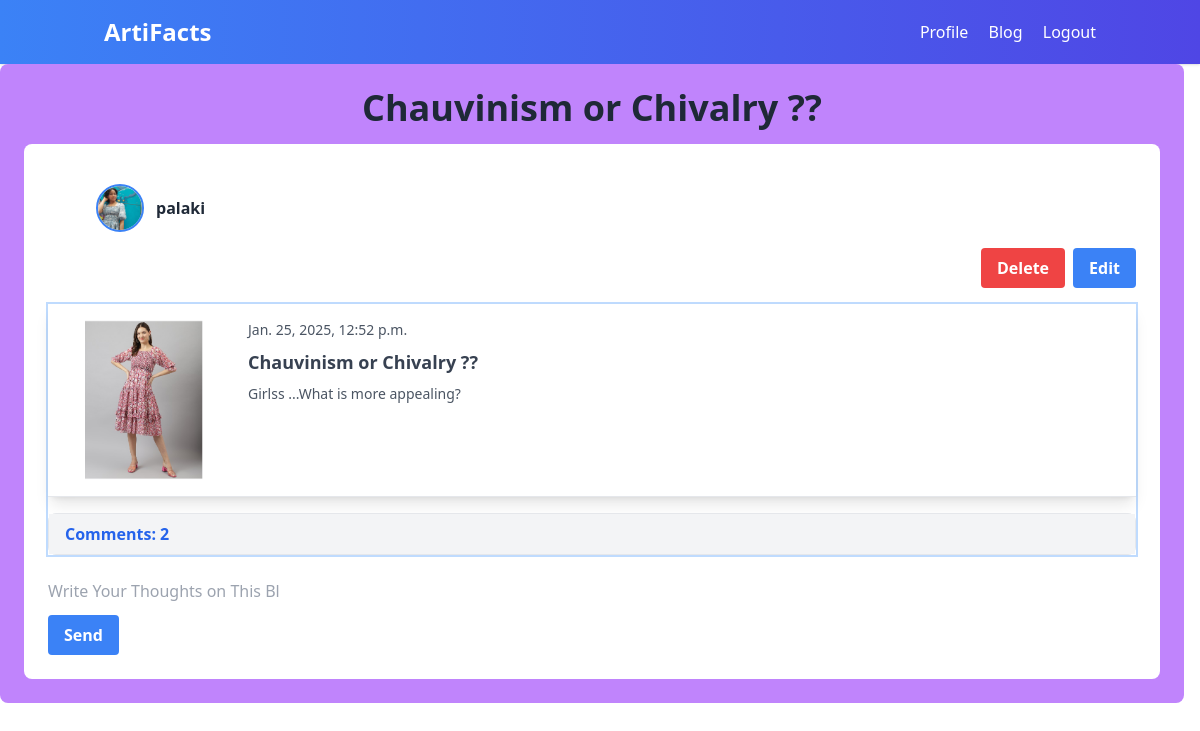
Screenshot of /post_view/8/ (signed in) with the database file from the repository.
### myBlog/models.py (models this page shows, shortened)
class UserPost(models.Model):
    title = models.CharField(max_length=150,null=False)
    content = models.TextField()
    author = models.ForeignKey(User,on_delete=models.CASCADE)
    created_at = models.DateTimeField(auto_now_add=True)
    image = models.ImageField(upload_to=get_image_path )
    class Meta:
        ordering = ('-created_at',)
    def cmnt_count(self):
        return self.comments_set.all().count()

### user/models.py (models this page shows, shortened)
class Profile(models.Model):
    user = models.OneToOneField(User,on_delete=models.CASCADE)
    pic = models.ImageField(default='default.png',upload_to=get_pic_path,validators=[FileExtensionValidator(['png','jpg','jpeg','webp'])])
    bio = models.TextField(blank=True,null=True)

### myBlog/views.py (the view)
# urls.py: path('post_view/<int:pk>/',views.post_view,name="post_view"),
@login_required
def post_view(request,pk):
    post = get_object_or_404(UserPost,id=pk)
    if request.method == "POST":
        c_form = CommentForm(request.POST)
        if c_form.is_valid():
            instance = c_form.save(commit=False)
            instance.user = request.user
            instance.post = post
            instance.save()
            return redirect('post_view',pk=post.id)
    else:
        c_form = CommentForm()
    context={
        'post':post,
        'c_form':c_form
    }
    return render(request,'post_view.html',context)

### myBlog/forms.py
class CommentForm(forms.ModelForm):
    content = forms.CharField(label="", widget=forms.TextInput(attrs={'placeholder': 'Write Your Thoughts on This Blog','class':'mt-2 focus:ring-1 focus:ring-blue-500'}))
    class Meta:
        model = Comments
        fields = ['content']

### myBlog/templates/post_view.html (shortened to what this page needs)
{% extends 'base.html' %}
{% load static %}
{% load crispy_forms_tags %}
{% block content %}
<section class="rounded-lg p-6 mb-6 md:mr-4 bg-purple-400">
    <h2 class="text-4xl text-center font-semibold mb-4 text-gray-800">{{post.title}}</h2>
    <div class="w-full bg-white rounded-lg p-6 md:mr-4 ring-2 ring-purple-400">
      <div class="container mx-auto py-4 px-4 flex items-center justify-between">
        <a href="{% url 'profile' %}" class="flex items-center space-x-3 hover:opacity-90">
            {% if user.profile.pic %}
                <img src="{{ user.profile.pic.url }}" alt="{{ user.username }}"
                     class="w-12 h-12 rounded-full border-2 border-blue-500 object-cover">
            {% else %}
                <div class="w-12 h-12 flex items-center justify-center rounded-full bg-blue-500 text-white font-semibold text-lg">
                    {{ user.username|slice:":1"|upper }}
                </div>
            {% endif %}
            <span class="text-gray-800 font-semibold">{{ user.username }}</span>
        </a>
    </div>
      {% if post.author == request.user %}
        <div class="flex justify-end space-x-2 mb-4">
            <a href="{% url 'post_del' post.id %}" class="bg-red-500 text-white font-bold py-2 px-4 rounded hover:bg-red-600 transition duration-200">
                Delete
            </a>
            <a href="{% url 'post_edit' post.id %}" class="bg-blue-500 text-white font-bold py-2 px-4 rounded hover:bg-blue-600 transition duration-200">
                Edit
            </a>
        </div>
        {% endif %}
        <div class="h-auto ring-2 ring-blue-200">
            <article class="flex flex-col md:flex-row space-x-0 md:space-x-6 border-b p-0 shadow-lg cursor-pointer hover:shadow-2xl transition-shadow p-4">
                <img src="{{post.image.url}}" alt="Image" class="w-full h-auto md:w-40 md:h-40 object-contain mb-4 md:mb-0">
                <div class="flex flex-col space-y-2">
                    <p class="text-gray-600 text-sm">{{post.created_at}}</p>
                    <h3 class="font-bold text-lg text-gray-700">{{post.title}}</h3>
                    <p class="text-gray-600 text-sm">{{post.content}}</p>
                </div>
            </article>
            <div class="border border-gray-200 rounded-lg mt-4">
                <div class="accordion-item">
                    <h2 class="accordion-header">
                        <button onclick="toggleAccordion('accordion-body')" class="w-full font-semibold px-4 py-2 text-left text-blue-600 bg-gray-100 hover:bg-gray-200 focus:outline-none focus:ring-2 focus:ring-blue-500">
                            Comments: {{post.cmnt_count}}
                        </button>
                    </h2>
                </div>
            </div>
        </div>
        <form method="post" class="mt-4">
            {{c_form|crispy}}
            <button type="submit" class="bg-blue-500 text-white font-bold py-2 px-4 rounded hover:bg-blue-600 transition duration-200 w-full sm:w-auto">
                Send
            </button>
        </form>
    </div>
</section>
{% endblock %}

### rows the page displays
UserPost: title "Chauvinism or Chivalry ??", image (picture), created_at "Jan. 25, 2025, 12:52 p.m.", content "Girlss ...What is more appealing?", cmnt_count "2"

### other values shown
{{ user.username }} "palaki"
